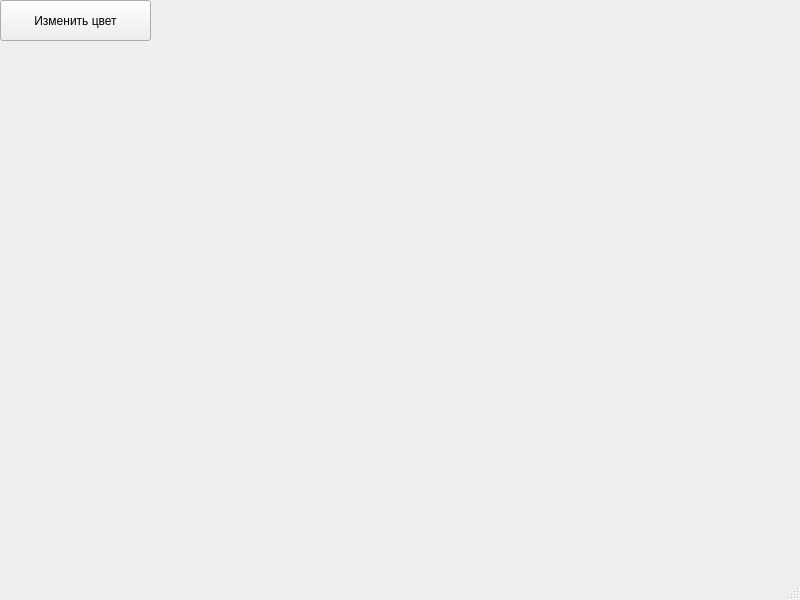
<?xml version="1.0" encoding="UTF-8"?>
<ui version="4.0">
 <class>MainWindow</class>
 <widget class="QMainWindow" name="MainWindow">
  <property name="geometry">
   <rect>
    <x>0</x>
    <y>0</y>
    <width>800</width>
    <height>600</height>
   </rect>
  </property>
  <property name="windowTitle">
   <string>MainWindow</string>
  </property>
  <widget class="QWidget" name="centralwidget">
   <widget class="QToolButton" name="toolButton">
    <property name="geometry">
     <rect>
      <x>0</x>
      <y>0</y>
      <width>151</width>
      <height>41</height>
     </rect>
    </property>
    <property name="text">
     <string>Изменить цвет</string>
    </property>
   </widget>
  </widget>
  <widget class="QStatusBar" name="statusbar"/>
 </widget>
 <resources/>
 <connections/>
</ui>
